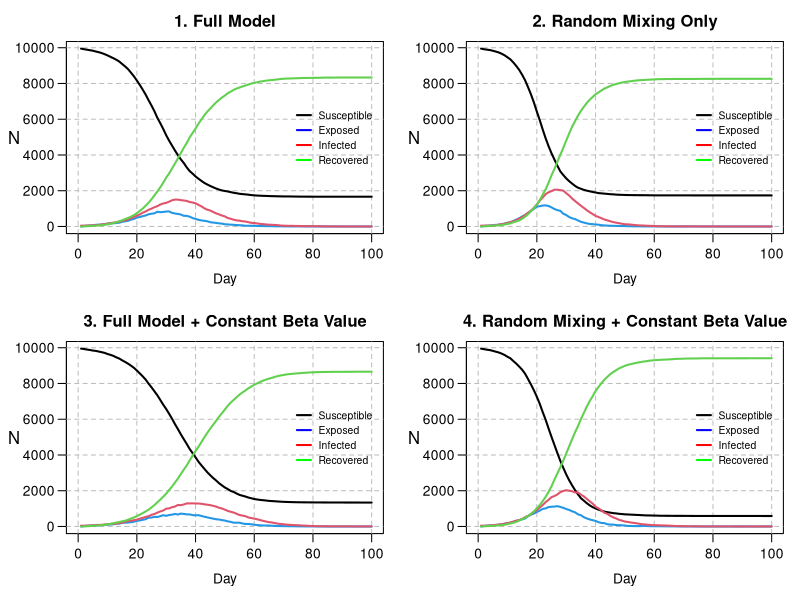

R code for this plot:
# Zachary Gavin (s2222962): Wrote get.net, wrote household allocation, created initial nseir function, debugging and commenting
# Shaehroz Khalid (s2869421): All plotting and visualisation, turned household allocation vector to one line, debugging and commenting
# Brandon Causing (s2901457): Completion and performance optimisation of the main nseir simulation function, debugging and commenting
# division of work was close to 1/3 each

################################################################################


## GENERAL DESCRIPTION

# This script implements an agent-based SEIR (Susceptible-Exposed-Infected-Recovered)
# model to simulate the spread of an epidemic in a population of n individuals.
# The model incorporates three modes of transmission: within-household, through a
# pre-defined social network, and via random mixing.
# The script defines functions to generate the population and social network,
# run the SEIR simulation, and plot the results under different scenarios.
# The final section compares four scenarios to analyse the impact of social
# structure and individual heterogeneity (beta) on the epidemic dynamics.




######################################################################
### ------- START OF MODEL SETUP AND POPULATION GENERATION ------- ###
######################################################################

# We first define the global parameters for the model and generate the base 
# population, setting the maximum size of a household and assigning each of the 
# 'n' individuals a "sociability" parameter.

n <- 10000
people <- 1:n
h_max <- 5
beta <- runif(n, 0, 1)


######################################################################
######## ---------- HOUSEHOLD GENERATION FUNCTION ---------- #########
######################################################################

# We then generate n hh sizes uniform on {1,2,3,4,5}, make a vector repeating
# the "household number" the size of the hh times, then cut off at length n.
# This assigns each of the n individuals to a household.

h <- rep(1:n, sample(1:h_max, n, replace = TRUE))[1:n] 


######################################################################
############ ------- NETWORK GENERATION FUNCTION ------- #############
######################################################################

# We proceed to make a function that creates regular social network connections 
# between individuals who are not in the same household.

# * beta = length n vector of sociability parameters
# * h = household connections
# * nc = average number of network connections someone has
# get.net initially generates a vector of Bernoullis for each person i, containing
# their connections with people (i+1):n. For each person, this is immediately 
# turned into a list of indices to save computation time, then into a list
# of connection pairs for inversion and removing hh connections.

get.net <- function(beta, h, nc=15) {
  
  n <- length(h)
  b_bar <- sum(beta)/length(beta)
  # initialising two lists to store connections
  conns_init <- vector(mode = "list", length = n) 
  conns <- vector(mode = "list", length = n)
  for (i in 1:n) {
    if (i < n) {
      b <- rbinom(n-i, 1, nc*beta[i]*beta[(i+1):n]/(b_bar^2*(n-1)) )
      # which(b==1) returns values in 1:n-i, so +i to get indices in (i+1):n
      conns_init[[i]] <- which(b == 1) + i  
    }
  }
  
  # vectorised rep, sapply returns vector. pairs is all unique net connections
  pairs <- cbind(rep(1:n, sapply(conns_init, length)), unlist(conns_init)) 
  
  if (nrow(pairs) > 0) { 
    # keep only rows of pairs where members are not in the same household
    pairs <- pairs[h[pairs[,1]] != h[pairs[,2]], , drop = FALSE] 
    
    if(nrow(pairs) > 0) {
      for (i in 1:nrow(pairs)){
        # add person 1 in pair to connections list of person 2, and vice-versa
        conns[[pairs[i,1]]] <- append(conns[[pairs[i,1]]],  pairs[i,2] )
        conns[[pairs[i,2]]] <- append(conns[[pairs[i,2]]],  pairs[i,1] )
      }
    }
  }
  
  return(conns)
}


######################################################################
############## ------- SEIR SIMULATION FUNCTION ------- ##############
######################################################################

# We now create a function that simulates the epidemic over nt time steps, 
# incorporating into the model the household and regular network contacts that 
# can be established using the previous functions, and tracking the number of 
# individuals in each SEIR compartment.

# * beta = sociability vector 
# * h = list of what household each person is in
# * alink = nested list of the net connections of each person 
# * alpha = parameters governing the prob. of exposure from each pathway 
#  -- alpha[1] concerns hh infection, alpha[2] network infections, alpha[3] gen. mixing 
# * delta =  daily prob of I->R 
# * gamma = daily prob of E->R 
# * nc = measure of how much "social interaction" happens in the population
# * nt = number of days the simulation runs over
# * pinf is prop of population initially infected

nseir <- function(beta, h, alink, 
                  alpha=c(0.1, 0.01, 0.01), 
                  delta=.2, 
                  gamma=.4, 
                  nc=15, nt=100, pinf=.005) {
  
  ### --- 1. Set-Up --- ###
  n <- length(beta)
  x <- rep(0, n) # everyone starts off susceptible 
  num_to_infect <- max(1, round(pinf*n))
  x[sample(1:n, num_to_infect)] <- 2 # pick a few people to start off infected
  
  # set up households (who's in each household)
  hh_index_list <- split(1:n, h) 
  
  # for future calculation of mixing probs
  b_bar <- sum(beta)/n
  
  # initialize counts of statuses for day 1
  t <- S <- E <- I <- R <- rep(0, nt)
  t[1] <- 1
  S[1] <- n - num_to_infect
  I[1] <- num_to_infect
  
  ### --- 2. Daily Simulation --- ###
  # each day:
  # -- find who transitions to a different status 
  # -- count how many people are in each status
  for(i in 2:nt) {
    
    # random numbers assigned to each person to compare with transition probs
    u <- runif(n) 
    
    # keep track of infected people
    infected_indices <- which(x == 2)
    susceptible_indices <- which(x==0)
    n_infected <- length(infected_indices)
    
    ## -- 2a. Infectious to Recovered -- ##
    # transition from infected to recover with probability = delta
    x[x == 2 & u < delta] <- 3
    
    ## -- 2b. Exposed to Infectious -- ##
    # transition from exposed to infected with probability = gamma
    x[x == 1 & u < gamma] <- 2
    
    ## -- 2c. Set-Up of Susceptible to Exposed -- ##
    # find who transitions from susceptible to exposed
    # initialize lists of those exposed through infected people 
    hh_exposed <- net_exposed <- mix_exposed <- integer(0)
    
    # if nobody's infected, nobody can become exposed
    if (n_infected > 0) {
      
      ## -- 2c(i). Household Exposure -- ##
      # find who gets infected from household contacts
      # ** prob of getting infected by a household member = alpha[1]
      # -----
      # count how many people are infected in each household
      hh_infected_counts <- tabulate(h[infected_indices], nbins = max(h))
      # which households have someone infected in them
      infected_hh <- which(hh_infected_counts > 0)
      # prob of infection by at least one infected household member
      if (length(infected_hh) > 0) {
        hh_probs <- 1 - (1-alpha[1])^hh_infected_counts[infected_hh]
        # who transitions to infected in the household
        hh_exposed <- unlist(
          Map(function(hh, prob) { # this applies function to each pair
            hh_members <- hh_index_list[[as.character(hh)]]
            sus <- hh_members[x[hh_members] == 0] 
            sus[u[sus] < prob]
          }, hh = infected_hh, prob = hh_probs), use.names = FALSE
        )
      }
      
      ## -- 2c(ii). Regular Network Exposure -- ##
      # find who gets infected from regular network contacts
      # ** prob of getting infected by regular network contact = alpha[2]
      # -----
      # who is in a regular network with someone infected
      neighbors_of_infected <- unlist(alink[infected_indices], use.names = FALSE)
      if(length(neighbors_of_infected) > 0) {
        # count how many people are infected in each regular network 
        net_infected_counts <- tabulate(neighbors_of_infected, nbins = n)
        # which networks have someone infected in them
        sus_exposed_to_net <- which(net_infected_counts > 0 & x == 0)
        # prob of infection by at least one infected regular network contact
        if (length(sus_exposed_to_net) > 0) {
          net_probs <- 1 - (1-alpha[2])^net_infected_counts[sus_exposed_to_net]
          # who transitions to infected in network
          net_exposed <- sus_exposed_to_net[u[sus_exposed_to_net] < net_probs]
        }
      }
      
      ## -- 2c(iii). Random Mixing Exposure -- ##
      # find who gets infected from random mixing
      # ** prob of infection by random mixing = a[3]*b[i]*b[j]/(b_bar^2*(n-1))
      # ** b[i], b[j] are "sociability" parameters for people i, j
      # -----
      u <- runif(length(susceptible_indices)) # generate new unifs so no undue corr. between rand. mix. infs & other inf. pathways
      # this is shape #infected x #susceptible
      
      trans_probs <- nc*alpha[3]*outer(beta[infected_indices],beta[susceptible_indices])/(b_bar^2 * (n-1))
      
      #log_trans_probs <- 
      
      # gives infection prob for each susceptible person
      inf_probs <- 1 - apply(1-trans_probs, MARGIN=2, FUN=prod) # sum over columns (possible infectors)
      
      mix_exposed <- susceptible_indices[u<inf_probs]
      
    }
    
    ## -- 2d. Susceptible to Exposed -- ##
    # gather everyone who transitions from susceptible to exposed
    if (length(hh_exposed) > 0 || length(net_exposed) > 0 || length(mix_exposed) > 0) {
      newly_exposed <- unique(c(hh_exposed, net_exposed, mix_exposed))
      x[newly_exposed] <- 1
    }
    
    ## -- 2e. Daily Counts -- ##
    # keep track of daily counts of statuses
    S[i] <- sum(x == 0)
    E[i] <- sum(x == 1)
    I[i] <- sum(x == 2)
    R[i] <- sum(x == 3)
    t[i] <- i
  }
  
  ### --- 3. Output --- ###
  # each component of list is an SEIR status with corresponding daily counts
  return(list(t = t, S = S, E = E, I = I, R = R))
}


######################################################################
############## ------- PLOTTING HELPER FUNCTION ------- ##############
######################################################################

# We next create a function to cleanly plot SEIR simulations. The function allows
# for users to easily change parameters of the SEIR model to visualize changes
# in behavior by taking the same inputs as the nseir() function.

epi_plot <- function(beta, h, alink, 
                     alpha = c(0.1, 0.01, 0.01),
                     delta = 0.2,
                     gamma = 0.4,
                     nc = 15, nt = 100, pinf = 0.005,
                     title = "SEIR Dynamics") {
  
  # simulate the model with the chosen parameters from the epi_plot arguments
  epi <- nseir(beta, h, alink, alpha, delta, gamma, nc, nt, pinf)
  
  # set up the plot limits, title, and axis label orientations
  plot(x = NA, y = NA, xlim = c(0, max(epi$t)), ylim = c(0, max(epi$S)), 
       xlab = "", ylab = "", main = title, las = 1)
  
  # set up dashed grid lines
  grid(nx = NULL, ny = NULL, lty = 2, col = "gray", lwd = 1)
  
  # set axis titles, spacing, and title orientation
  title(xlab = "Day", mgp = c(2.2, 0.7, 0)) # x axis
  mtext("N", side = 2, line = 2.8, las = 1) # y axis
  
  # plot the simulation with each day connected via a line
  lines(x = epi$t, y = epi$S, lty = 1, lwd = 2)
  lines(epi$E, col = 4, lty = 1, lwd = 2) 
  lines(epi$I, col = 2, lty = 1, lwd = 2)
  lines(epi$R, col = 3, lty = 1, lwd = 2)
  
  # create the legend and set aesthetics
    legend(x = "right", 
         legend = c("Susceptible", "Exposed",
                    "Infected", "Recovered"),
         col = c("black", "blue", "red", "green"),
         lty = 1, lwd = 2,
         # --- Key Adjustments for Spacing ---
         y.intersp = 1.2,    # Increase vertical spacing between lines
         seg.len = 1.5,      # Make the line segments longer and more visible
         x.intersp = 0.8,    # Adjust horizontal space between line and text
         cex = 0.75,       # Reduce the overall font and symbol size
         inset = 0.02,       # Give a little padding from the plot edge
         bty = "n")         # No box
}


######################################################################
############# ------- MODEL SCENARIO COMPARISON ------- ##############
######################################################################

# Finally, we plot four different scenarios for the model: (1) the full model with
# default parameters, (2) random mixing as the only method of infection
# (i.e. removing spread via household and network contacts), (3) the full model 
# but setting a constant sociability parameter across the population (set as the 
# mean of the betas), and (4) a mix of the previous two scenarios that considers
# both random mixing only and constant sociability.

# 2x2 grid, mar allows good spacing, mgp moves axis
par(mfrow = c(2, 2), mar = c(4, 4, 2.5, 1), mgp = c(2.2, 0.7, 0)) 

# regular network contacts with random betas (scenarios 1, 2)
alink <- get.net(beta, h)

# regular network contacts with constant beta (scenarios 3, 4)
beta_const <- rep(mean(beta), n)
alink_const_beta <- get.net(beta_const, h)

# ------------------

### --- SCENARIO 1: full model with default parameters --- ###
epi_plot(beta, h, alink, title = "1. Full Model")


### --- SCENARIO 2: random mixing only --- ###
epi_plot(beta, h, alink, alpha = c(0, 0, 0.04),
         title = "2. Random Mixing Only")

### --- SCENARIO 3: full model with constant beta value --- ###
epi_plot(beta_const, h, alink_const_beta, 
         title = "3. Full Model + Constant Beta Value")

### --- SCENARIO 4: random mixing with constant beta --- ###
epi_plot(beta_const, h, alink_const_beta, alpha = c(0, 0, 0.04),
         title = "4. Random Mixing + Constant Beta Value")

# ------------------
# reset plot settings
par(mfrow = c(1, 1))


######################################################################
################ ------- DISCUSSION OF PLOTS -------- ################
######################################################################

# When we remove household and network effects, while holding constant the
# total no. of daily contacts, we see the epidemic proceeding noticeably
# faster. This occurs both in the case of non-constant and constant beta.
# In the full model, although the total number of contacts in a day
# is the same as the mixing only model, these contacts will be
# concentrated locally. This introduces the possibility, for instance,
# for household groups to all get infected, at which point there can 
# be no disease spread in this pathway. These types of effects will
# combine to slow the spread when compared to the mixing only model. 
